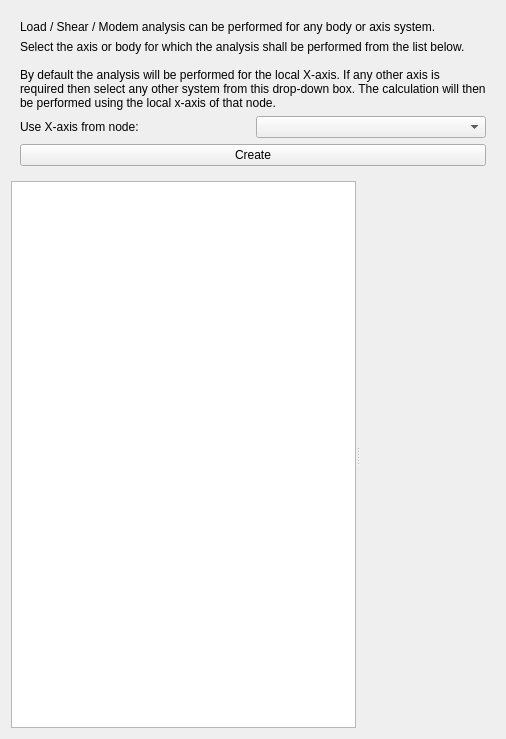
<?xml version="1.0" encoding="UTF-8"?>
<ui version="4.0">
 <class>FootprintForm</class>
 <widget class="QWidget" name="FootprintForm">
  <property name="geometry">
   <rect>
    <x>0</x>
    <y>0</y>
    <width>506</width>
    <height>739</height>
   </rect>
  </property>
  <property name="windowTitle">
   <string>Form</string>
  </property>
  <layout class="QVBoxLayout" name="verticalLayout">
   <item>
    <widget class="QWidget" name="widget_2" native="true">
     <property name="sizePolicy">
      <sizepolicy hsizetype="Preferred" vsizetype="Maximum">
       <horstretch>0</horstretch>
       <verstretch>0</verstretch>
      </sizepolicy>
     </property>
     <layout class="QGridLayout" name="gridLayout">
      <item row="0" column="0" colspan="2">
       <widget class="QLabel" name="label">
        <property name="text">
         <string>Load / Shear / Modem analysis can be performed for any body or axis system.</string>
        </property>
        <property name="wordWrap">
         <bool>true</bool>
        </property>
       </widget>
      </item>
      <item row="1" column="0" colspan="2">
       <widget class="QLabel" name="label_3">
        <property name="text">
         <string>Select the axis or body for which the analysis shall be performed from the list below.

By default the analysis will be performed for the local X-axis. If any other axis is required then select any other system from this drop-down box. The calculation will then be performed using the local x-axis of that node.</string>
        </property>
        <property name="wordWrap">
         <bool>true</bool>
        </property>
       </widget>
      </item>
      <item row="2" column="0">
       <widget class="QLabel" name="label_2">
        <property name="text">
         <string>Use X-axis from node:</string>
        </property>
       </widget>
      </item>
      <item row="2" column="1">
       <widget class="QComboBox" name="cbUseAxis"/>
      </item>
      <item row="3" column="0" colspan="2">
       <widget class="QPushButton" name="pbCalc">
        <property name="text">
         <string>Create</string>
        </property>
       </widget>
      </item>
     </layout>
    </widget>
   </item>
   <item>
    <widget class="QSplitter" name="splitter">
     <property name="sizePolicy">
      <sizepolicy hsizetype="Expanding" vsizetype="Preferred">
       <horstretch>0</horstretch>
       <verstretch>0</verstretch>
      </sizepolicy>
     </property>
     <property name="orientation">
      <enum>Qt::Horizontal</enum>
     </property>
     <widget class="QTreeWidget" name="treeView">
      <property name="columnCount">
       <number>1</number>
      </property>
      <attribute name="headerVisible">
       <bool>false</bool>
      </attribute>
      <column>
       <property name="text">
        <string notr="true">1</string>
       </property>
      </column>
     </widget>
     <widget class="QWidget" name="widget" native="true"/>
    </widget>
   </item>
  </layout>
 </widget>
 <resources/>
 <connections/>
</ui>
